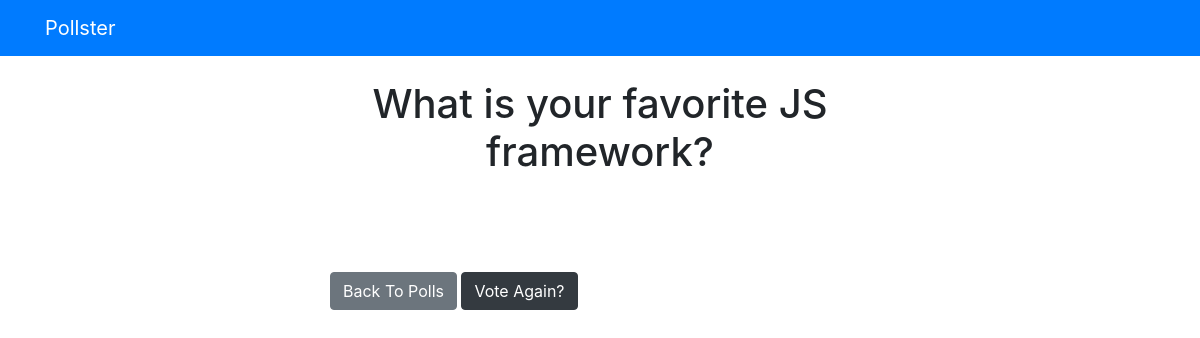
The page /polls/2/results/ on the database as committed earlier.
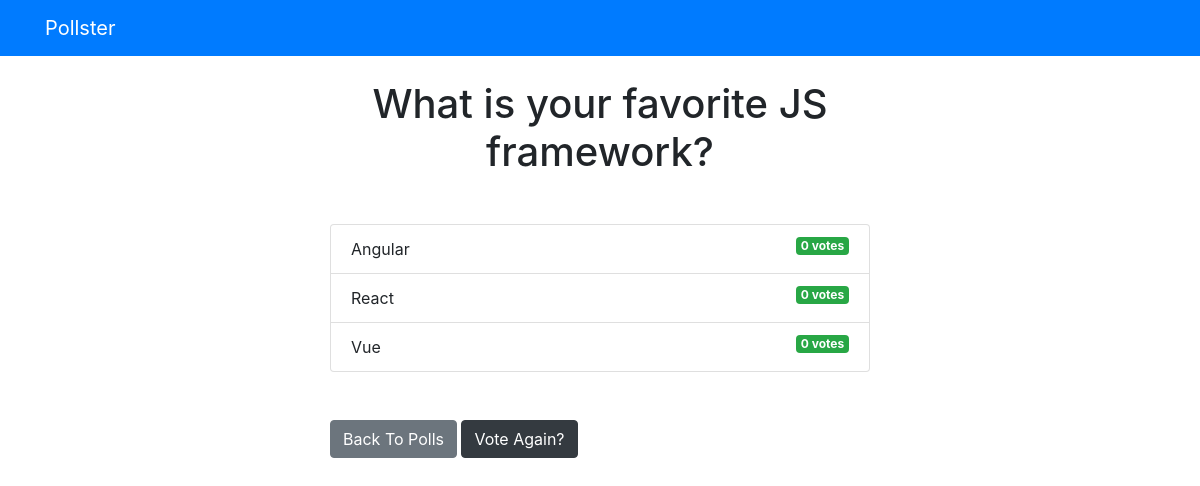
The same page on the database as committed later.
### polls/models.py (models this page shows, shortened)
class Question(models.Model):
    question_text = models.CharField(max_length=200)
    pub_date = models.DateTimeField(default=datetime.now)
    objects = models.Manager()

class Choice(models.Model):
    question = models.ForeignKey(Question, on_delete=models.CASCADE)
    choice_text = models.CharField(max_length=200)
    votes = models.IntegerField(default=0)
    objects = models.Manager()

### polls/views.py (the view)
# urls.py: path('<int:question_id>/results/', views.results, name='results'),
def results(request, question_id):
    question = get_object_or_404(Question, pk=question_id)
    return render(request, 'polls/results.html', {'question': question})

### templates/polls/results.html (shortened to what this page needs)
{% extends 'base.html' %}
{% block content %}
    <h1 class="text-center mb-5">{{ question.question_text }}</h1>
    <ul class="list-group mb-5">
        {% for choice in question.choice_set.all %}
        <li class="list-group-item">
            {{ choice.choice_text }}
            <span class="badge badge-success float-right">{{ choice.votes }} vote{{ choice.votes|pluralize }}</span>
        </li>
        {% endfor %}
    </ul>
    <a href="{% url 'polls:index' %}" class="btn btn-secondary">Back To Polls</a>
    <a href="{% url 'polls:detail' question.id %}" class="btn btn-dark">Vote Again?</a>
{% endblock %}

### templates/base.html (shortened to what this page needs)
<!doctype html>
<html lang="en">
  <head>
    <link rel="stylesheet" href="https://stackpath.bootstrapcdn.com/bootstrap/4.4.1/css/bootstrap.min.css">
  </head>
  <body>
      {% include 'partials/_navbar.html' %}
      <br>
      <div class="container">
        <div class="row">
          <div class="col-md-6 m-auto">
            {% block content %}
            {% endblock %}
          </div>
        </div>
      </div>
  </body>
</html>

### templates/partials/_navbar.html
<nav class="navbar navbar-expand-lg navbar-dark bg-primary">
    <div class="container">
        <a class="navbar-brand" href="{% url 'index' %}">Pollster</a>
    </div>
</nav>

Rows that differ between the two databases and show on the page:
added Choice: choice_text "Angular", votes "0"
added Choice: choice_text "React", votes "0"
added Choice: choice_text "Vue", votes "0"
